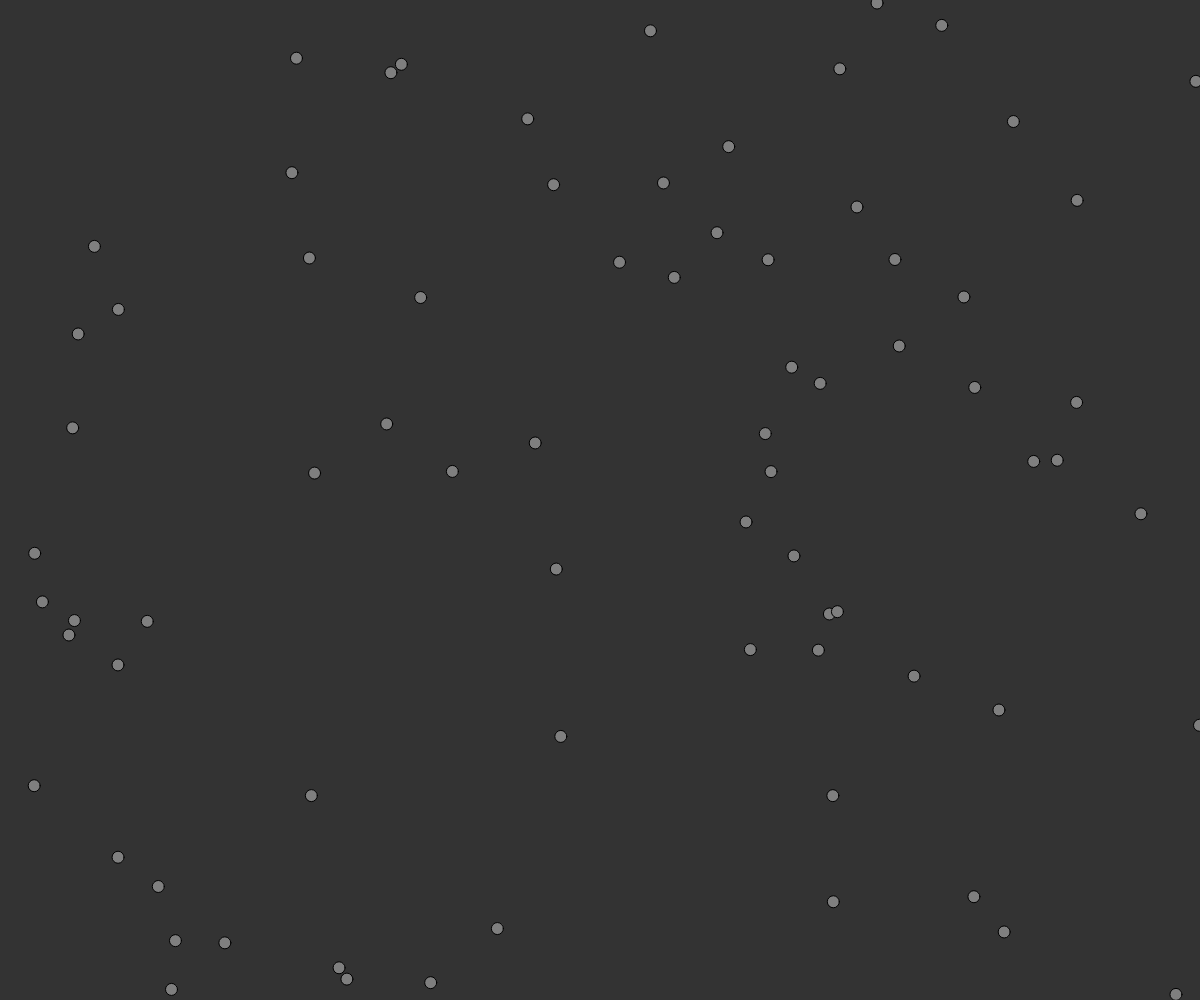
Frame 1 (no input)
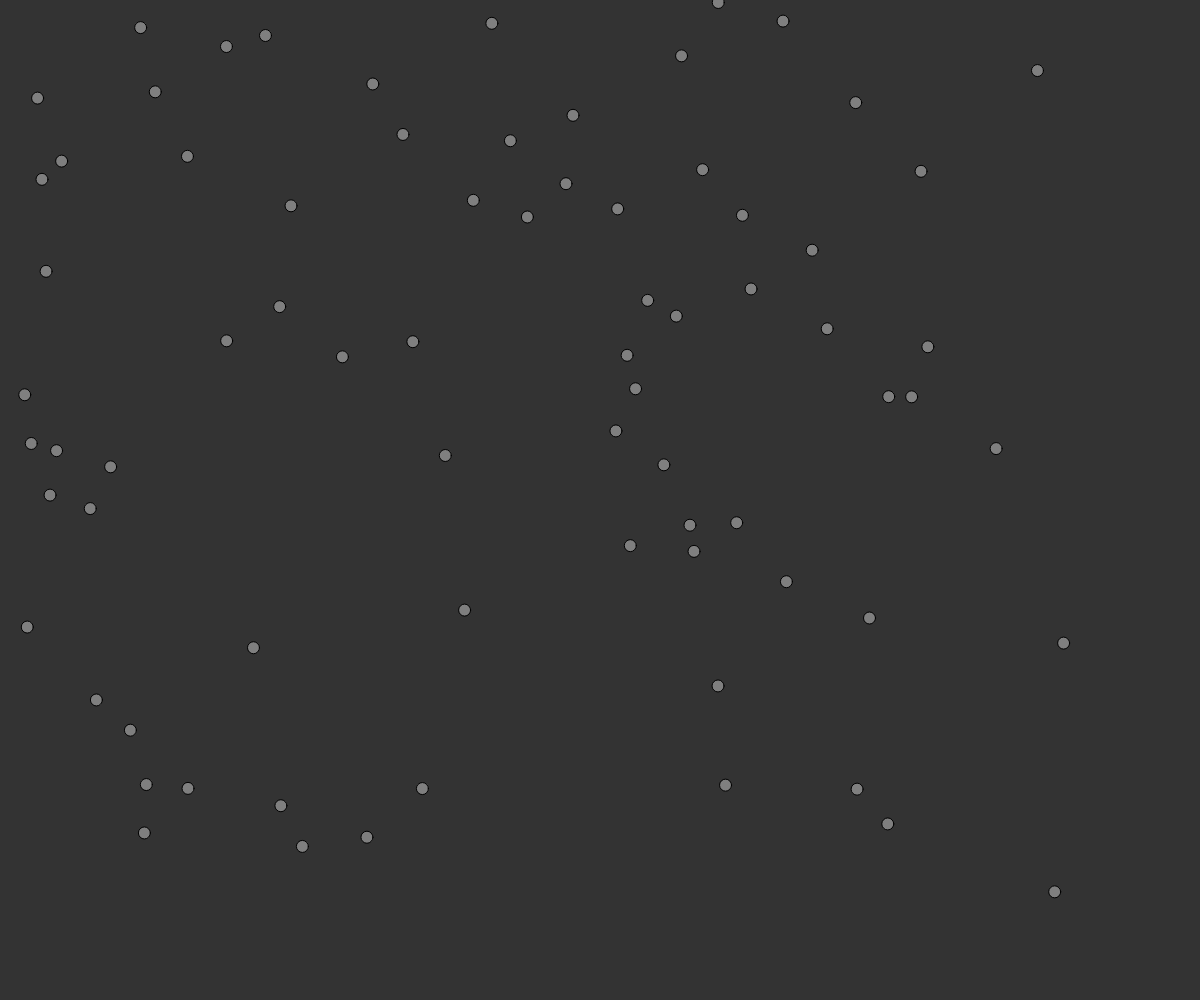
Frame 60 (no input)
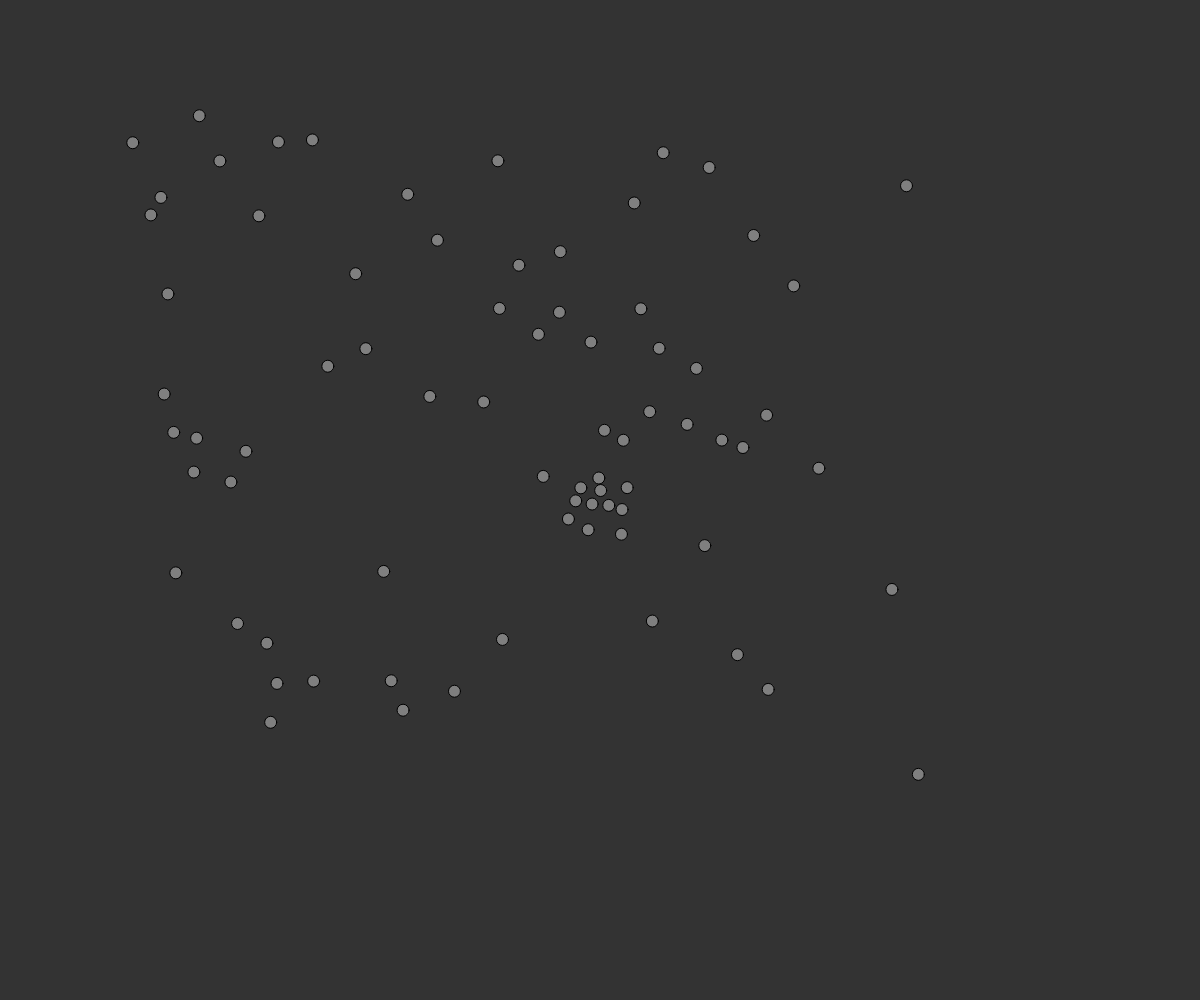
Frame 120 (the mouse pressed at the canvas centre since frame 60)

The p5.js sketch that drew these frames (run headless with seeded random() and noise() and a simulated clock; from frame 60 on, the mouse is pressed at the canvas centre):

// p5.js sketch
// ── sketch.js
var vehicles = []

function setup(){
    createCanvas(window.innerWidth,window.innerHeight)

    for(var i = 0; i < 75; i++){
        vehicles.push(new Vehicle(random(width),random(height)))
    }
}

function draw(){
    background(51);

    for(var i = 0;i < vehicles.length;i++){
        vehicles[i].applyComportamiento(vehicles)
        vehicles[i].update()
        vehicles[i].borders()
        vehicles[i].display()
    }
}

function mouseDragged() {
    vehicles.push(new Vehicle(mouseX,mouseY));
  }
// ── vehicle.js
function Vehicle(x,y){
    this.posicion = createVector(x, y)
    this.r = 12;
    this.maxspeed=3;
    this.maxforce= 0.2;
    this.aceleracion = createVector(0, 0)
    this.velocidad = createVector(0, 0)

    this.applyComportamiento = function(vehicles){

        var fuerzaSeparacion = this.separacion(vehicles)
        var fuerzaSeguir = this.seguir(createVector(mouseX,mouseY));

        fuerzaSeparacion.mult(2);
        fuerzaSeguir.mult(1)

        this.applyForce(fuerzaSeparacion)
        this.applyForce(fuerzaSeguir)
    }

    this.applyForce = function(force){
        this.aceleracion.add(force)
    }

    this.separacion = function(vehicles){
         var aversion = 20
         var sum = createVector()
         var count = 0;

         for(var i = 0;i<vehicles.length;i++){

             var d = p5.Vector.dist(this.posicion,vehicles[i].posicion)
            if((d > 0) && (d < aversion)){
                var diff = p5.Vector.sub(this.posicion, vehicles[i].posicion)
                diff.normalize()
                diff.div(d)
                sum.add(diff)
                count++
            }
         }
         if(count > 0){
            sum.div(count);
    
            sum.normalize()
            sum.mult(this.maxspeed)
            
            sum.sub(this.velocidad)
            sum.limit(this.maxforce)
        }
        return sum;
    }
      
        this.seguir = function(target){
             var desired = p5.Vector.sub(target,this.posicion)

             desired.normalize();
             desired.mult(this.maxspeed)

             var steer = p5.Vector.sub(desired,this.velocidad)
             steer.limit(this.maxforce);
             return steer;
        }

        this.update = function(){
            this.velocidad.add(this.aceleracion);

            this.velocidad.limit(this.maxspeed)
            this.posicion.add(this.velocidad)

            this.aceleracion.mult(0)
        }

        this.display = function(){
            fill(127)
           
            push()
            translate(this.posicion.x, this.posicion.y)
            ellipse(0, 0, this.r, this.r)
            pop()
        }

        this.borders = function() {
            if (this.posicion.x < -this.r) this.posicion.x =  width+this.r;
            if (this.posicion.y < -this.r) this.posicion.y = height+this.r;
            if (this.posicion.x >  width+this.r) this.posicion.x = -this.r;
            if (this.posicion.y > height+this.r) this.position.y = -this.r;
        }
    
}
